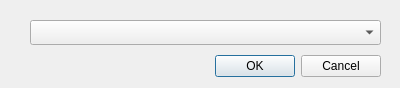
<?xml version="1.0" encoding="UTF-8"?>
<ui version="4.0">
 <class>CDlgGotoLevel</class>
 <widget class="QDialog" name="CDlgGotoLevel">
  <property name="geometry">
   <rect>
    <x>0</x>
    <y>0</y>
    <width>400</width>
    <height>88</height>
   </rect>
  </property>
  <property name="minimumSize">
   <size>
    <width>400</width>
    <height>88</height>
   </size>
  </property>
  <property name="maximumSize">
   <size>
    <width>400</width>
    <height>88</height>
   </size>
  </property>
  <property name="windowTitle">
   <string>Dialog</string>
  </property>
  <widget class="QComboBox" name="cbLevel">
   <property name="geometry">
    <rect>
     <x>30</x>
     <y>20</y>
     <width>351</width>
     <height>25</height>
    </rect>
   </property>
   <property name="duplicatesEnabled">
    <bool>true</bool>
   </property>
  </widget>
  <widget class="QDialogButtonBox" name="buttonBox">
   <property name="geometry">
    <rect>
     <x>40</x>
     <y>50</y>
     <width>341</width>
     <height>32</height>
    </rect>
   </property>
   <property name="orientation">
    <enum>Qt::Horizontal</enum>
   </property>
   <property name="standardButtons">
    <set>QDialogButtonBox::Cancel|QDialogButtonBox::Ok</set>
   </property>
  </widget>
 </widget>
 <resources/>
 <connections/>
</ui>
